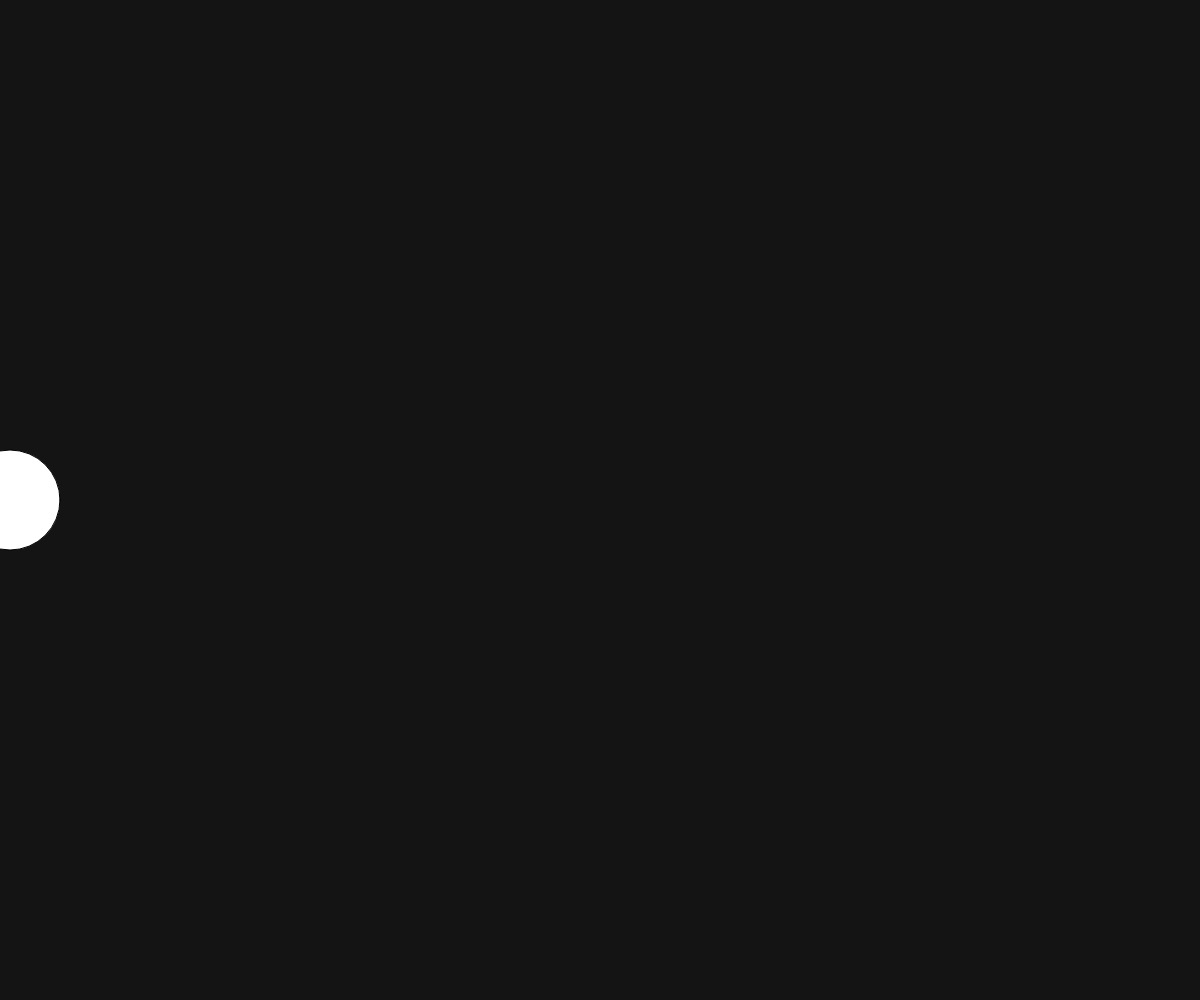
Frame 1 (no input)
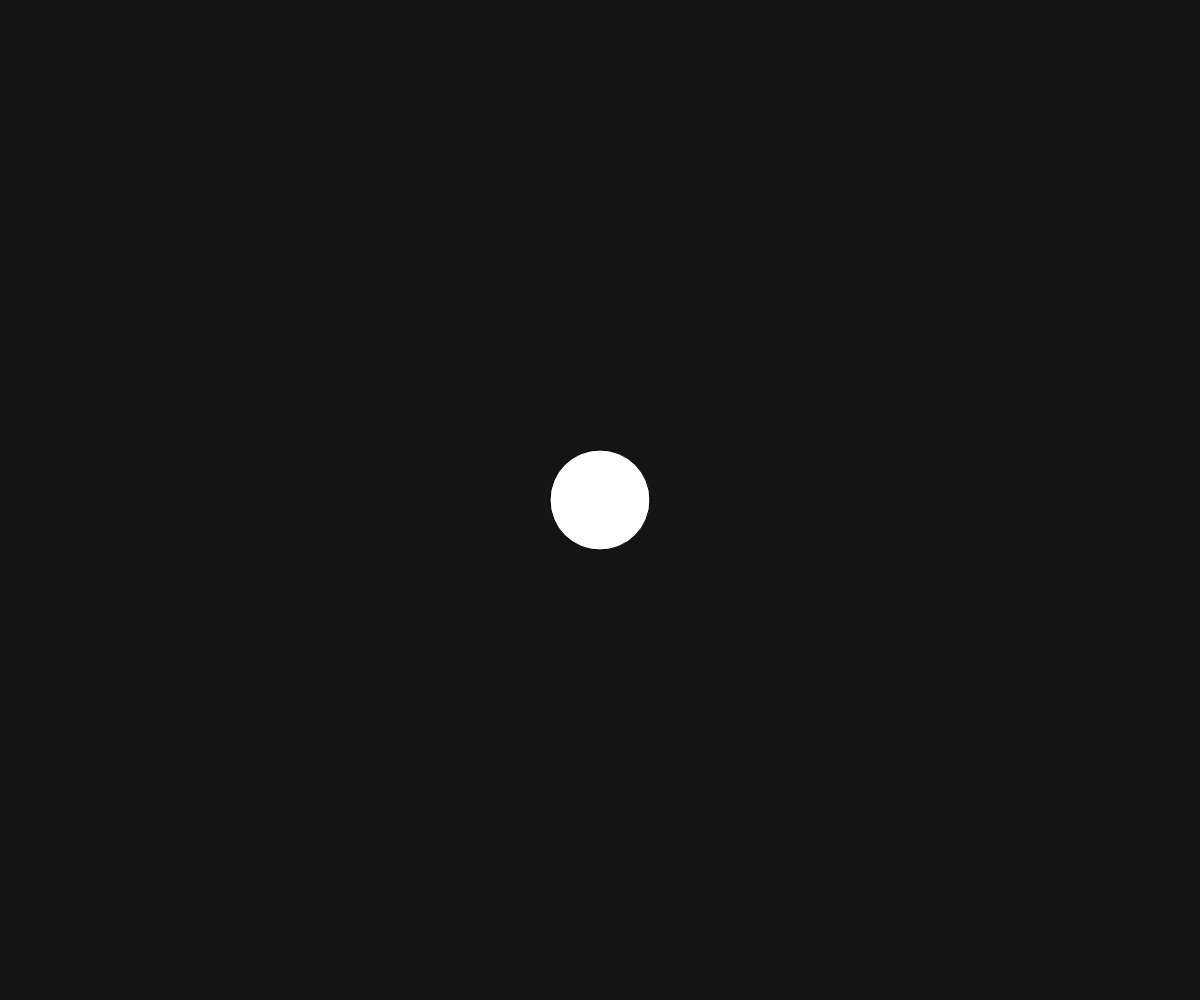
Frame 60 (no input)
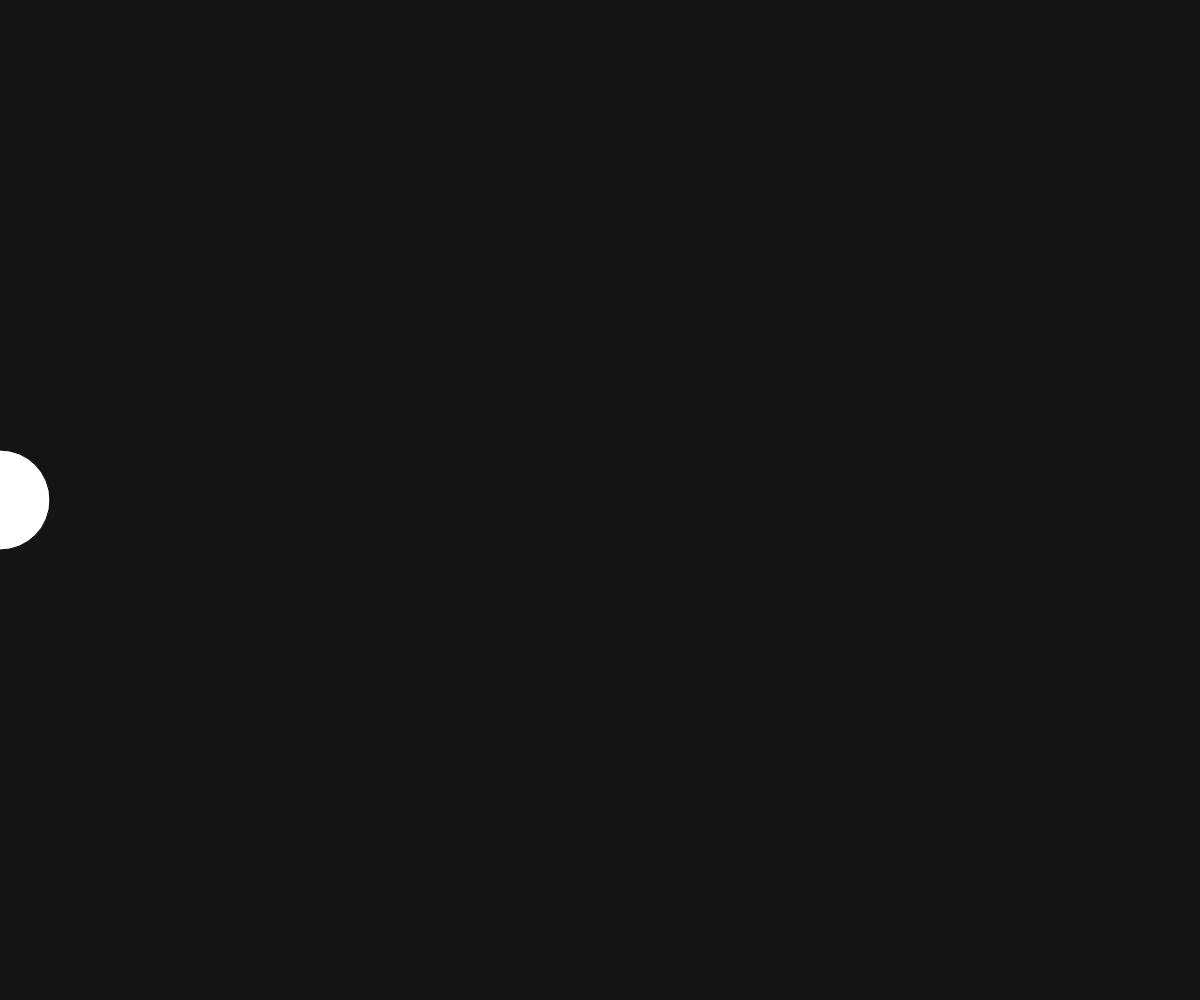
Frame 120 (the mouse pressed at the canvas centre since frame 60)

The p5.js sketch that drew these frames (run headless with seeded random() and noise() and a simulated clock; from frame 60 on, the mouse is pressed at the canvas centre):

// p5.js sketch
// ── sketch.js
// TODO: animation across the screen
//       wrap around
//       bounce
let x;
function setup() {
  createCanvas(windowWidth, windowHeight);
  
x=0
}

function draw() {
  background(20);
  ellipse(10*frameCount%width, height/2, 100);

}
